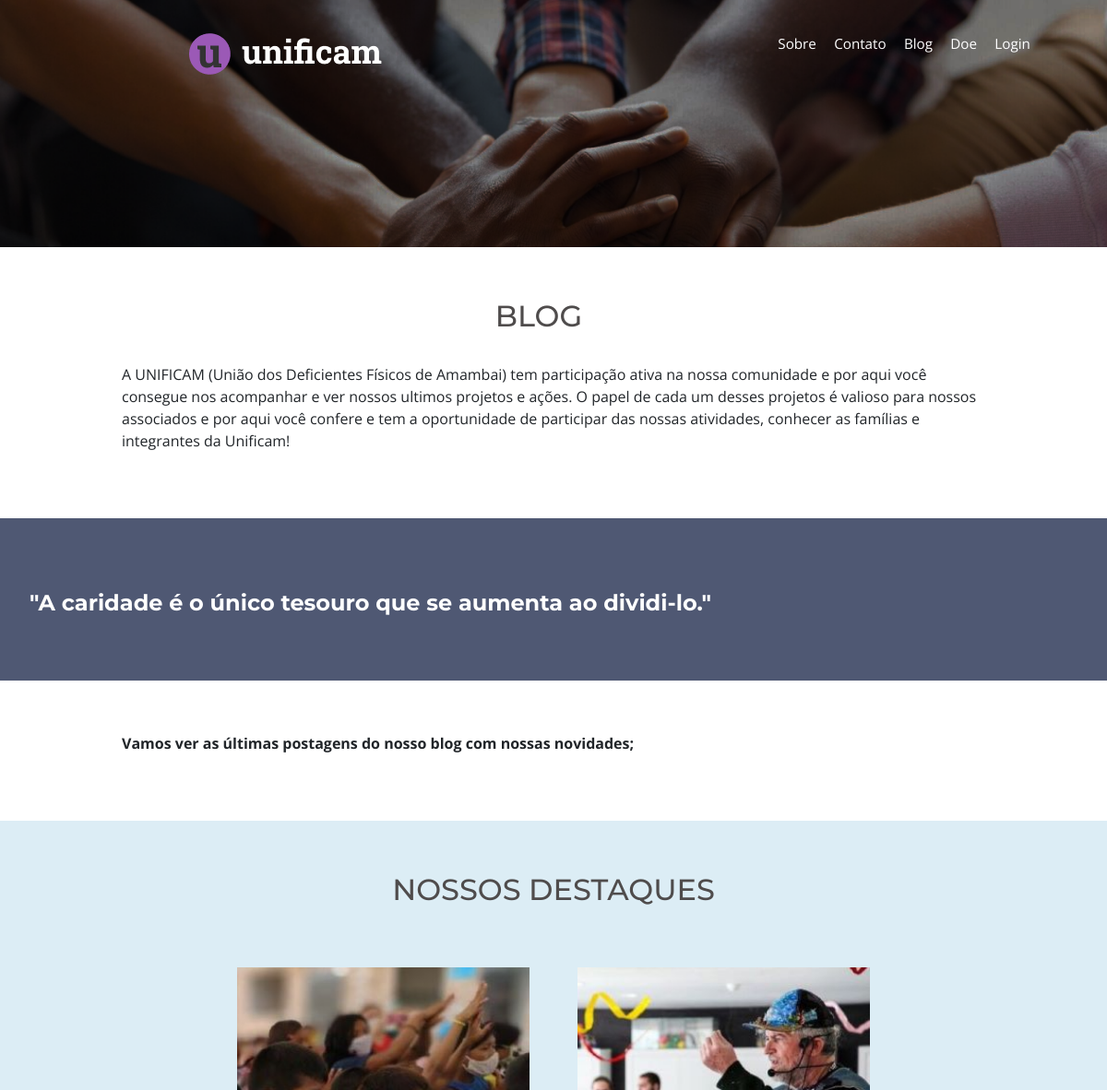
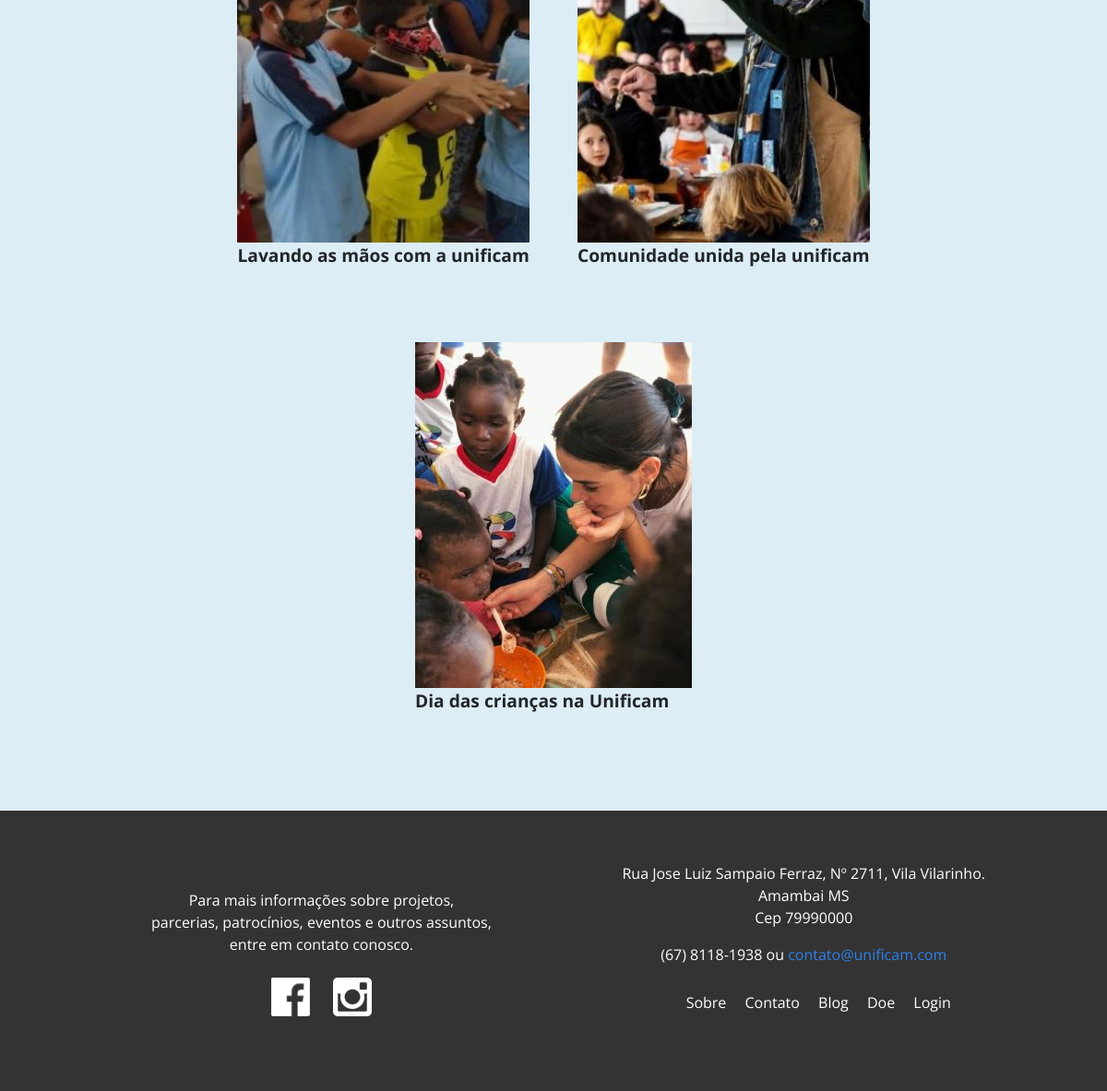
Screenshot of /blog/ with the database file from the repository (2 pictures, top to bottom).
### myhome/models.py (models this page shows, shortened)
class Blog(models.Model):
    tilulo = models.CharField(max_length=100)
    visualizados = models.IntegerField(default=0)
    data = models.DateTimeField(default=timezone.now)
    thumb = models.ImageField(upload_to='media')
    texto = models.TextField(max_length=1000)
    categoria =models.CharField(max_length=20,choices=LISTA_CATEGORIAS)

### myhome/views.py (the view)
# urls.py: path("blog/", ListaBlog.as_view(), name='listablog'),
class ListaBlog( ListView):
    template_name = 'listablog.html'
    model = Blog

### myhome/gerenciador_context.py (called while the page is built)
def lista_blog_recentes(request):
    lista_blog =Blog.objects.all().order_by('-data')[0:6]
    if lista_blog:
        blog_destaque = lista_blog[0]
    else:
        blog_destaque=None
    return {'lista_blog_recentes':lista_blog, 'blog_destaque': blog_destaque}

def lista_blog_alta(request):
    lista_blog =Blog.objects.all().order_by('-visualizados')[0:3]
    return {'lista_blog_alta': lista_blog }

### myhome/templates/listablog.html (shortened to what this page needs)
{% extends 'base.html' %}
{% load static %}
{% block content %}
    <main class="conteudo" role="main">
      <section class="secaoDestaque" >
      </section>
     <div class="container">
          <h2 class="secaoSobre-titulo tituloPadrao">
            Blog
          </h2>
          <p class="secaoSobre-texto">
            A UNIFICAM (União dos Deficientes Físicos de Amambai) tem participação ativa na nossa comunidade e por aqui você consegue nos acompanhar e ver nossos ultimos projetos e ações. O papel de cada um desses projetos é valioso para nossos associados e por aqui você confere e tem a oportunidade de participar das nossas atividades, conhecer as famílias e integrantes da Unificam!
          </p>
     </div>
         <section class="secaoCitacaoBlog" >
        <h4 class="secaoCitacao-titulo" id="citacao">
            "A caridade é o único tesouro que se aumenta
            ao dividi-lo."
        </h4>
      </section>
      <div class="container">
          <p class="secaoSobre-texto">
            <b>
              Vamos ver as últimas postagens do nosso blog com nossas novidades;
            </b>
          </p>
        </div>
      <section class="secaoDestaques">
        <div class="container">
          <h2 class="secaoDestaques-titulo tituloPadrao">NOSSOS DESTAQUES</h2>
          {% for recente in lista_blog_recentes %}
          <a href="{% url 'myhome:detalhesblog' recente.pk %}" class="secaoDestaques-link" aria-labelledby="tituloDestaque1">
            <figure class="secaoDestaques-destaque">
              <img src="{{ recente.thumb.url }}" class="secaoDestaques-destaque-img" alt="Ferramentas de designer. Ilustração">
              <figpcation class="secaoDestaques-destaque-titulo" id="tituloDestaque1">
                {{recente.tilulo}}
              </figpcation>
            </figure>
          </a>
          {% endfor %}
        </div>
    {% endblock %}

### rows the page displays
Blog: thumb (picture), tilulo "Lavando as mãos com a unificam"
Blog: thumb (picture), tilulo "Comunidade unida pela unificam"
Blog: thumb (picture), tilulo "Dia das crianças na Unificam"
